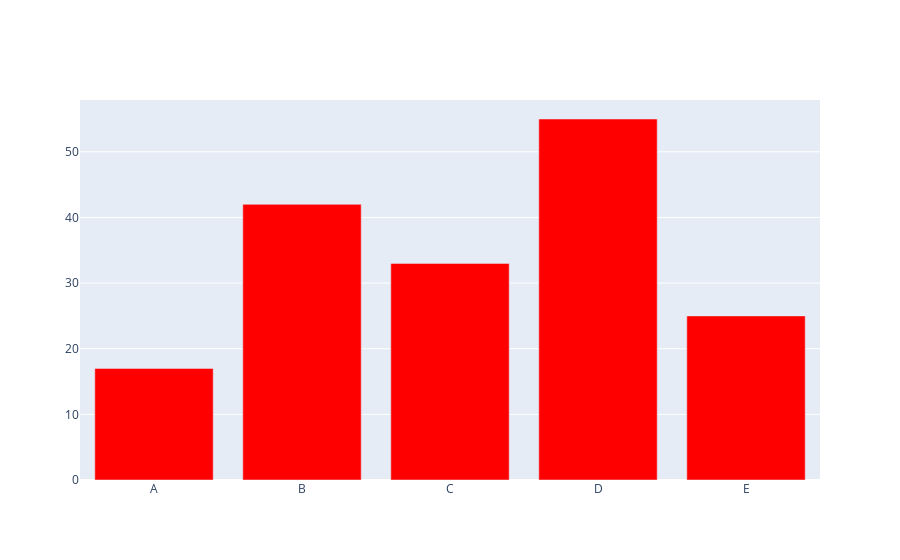

Source (notebook cell):
### Markdown cell above
## Barplot with plotly graph object

### Code cell
import plotly.graph_objects as go

data = go.Bar(
    x=df['category'],
    y=df['value'],
    marker_color='red'
)
fig = go.Figure()
fig.add_trace(data)
fig.show()

### Figure 1 — Plotly figure (JSON) as saved in the notebook; plotly's stock layout.template omitted (floating-point values rounded to 4 significant figures)
{"data": [{"marker": {"color": "red"}, "type": "bar", "x": ["A", "B", "C", "D", "E"], "y": [17, 42, 33, 55, 25]}], "layout": {}}
